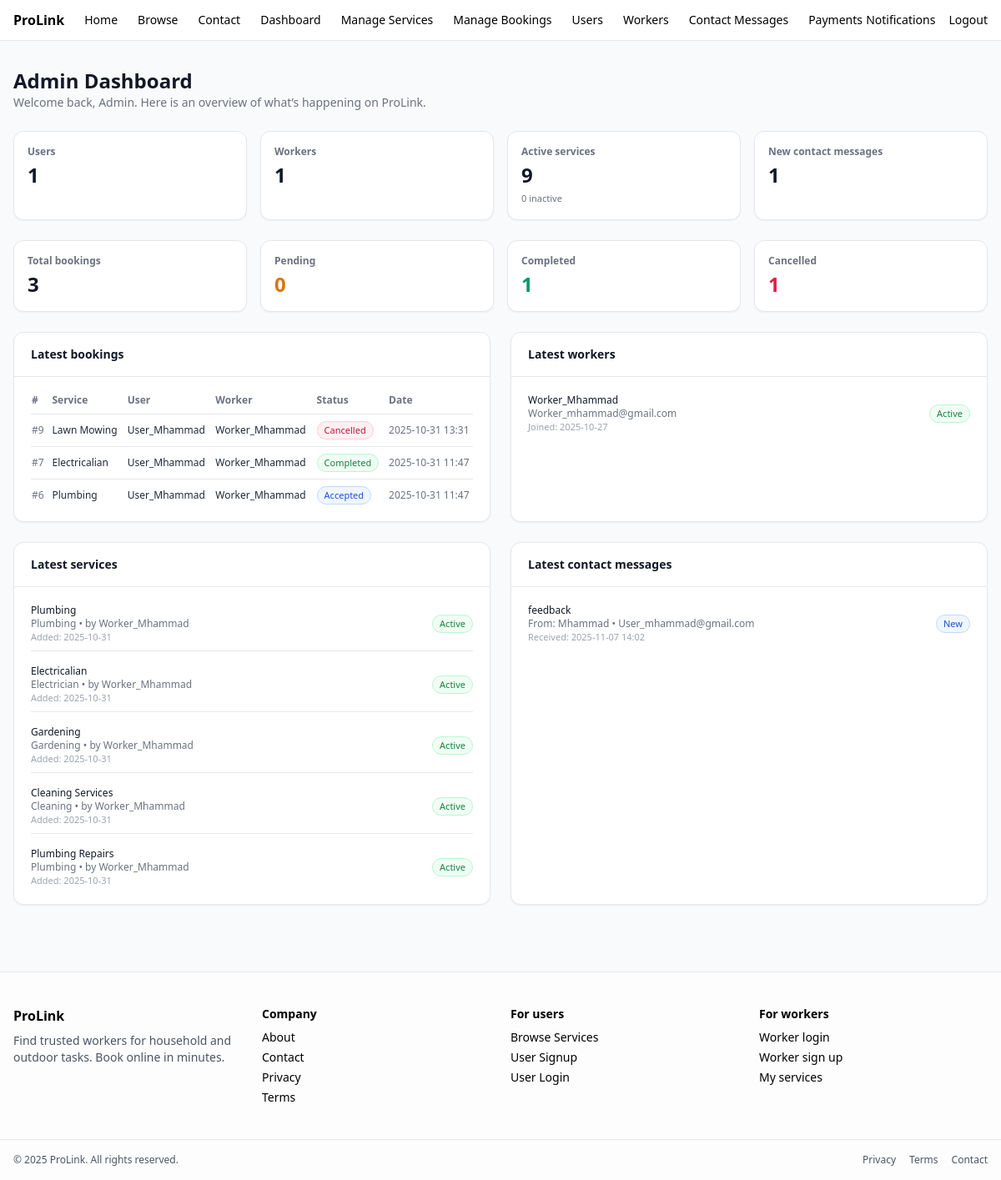
The app's page /dashboard/admin-dashboard.php (signed in), older data.
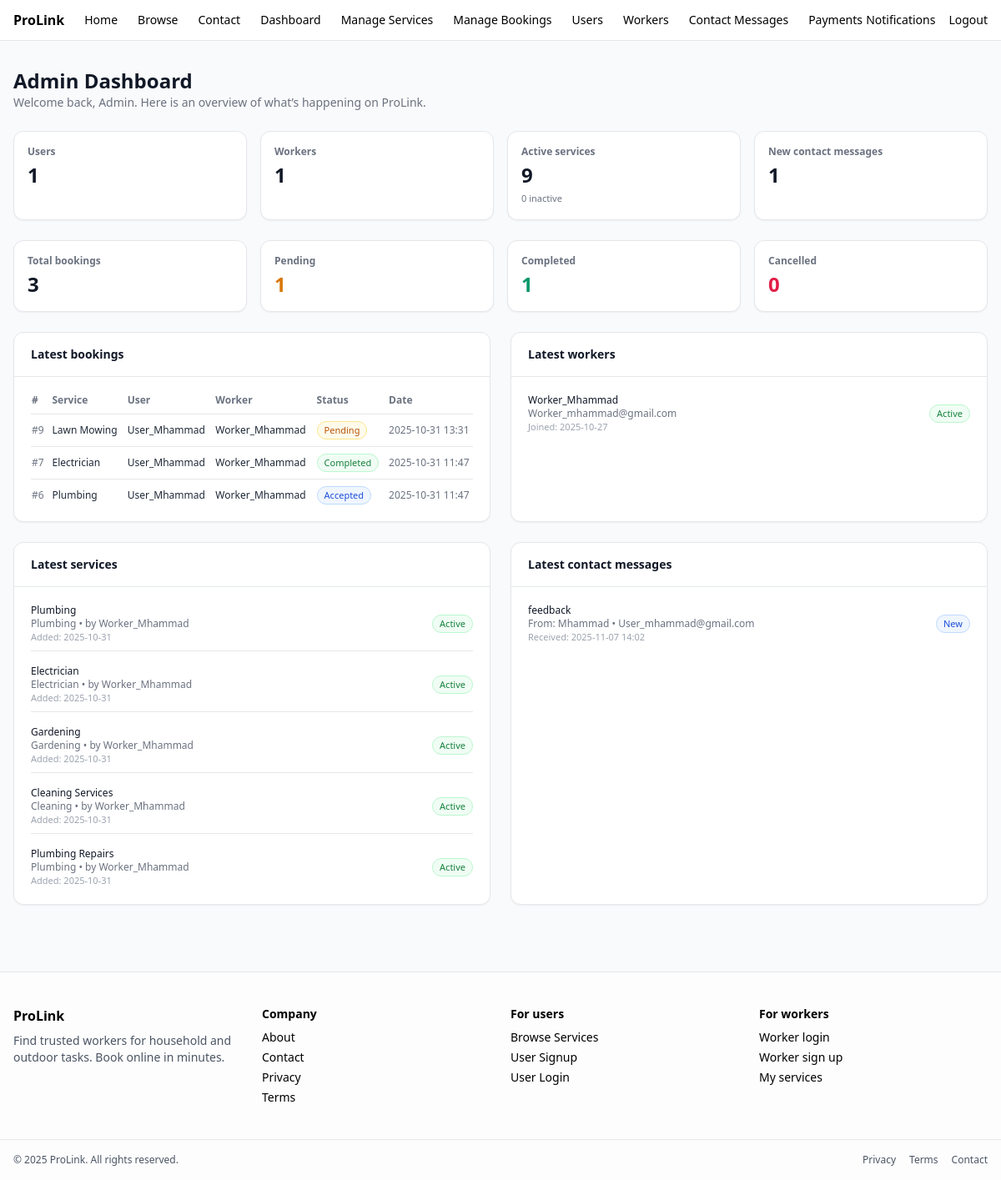
The same page, newer data.
### tables this page shows
CREATE TABLE `bookings` (
  `booking_id` int(11) NOT NULL,
  `user_id` int(11) NOT NULL,
  `worker_id` int(11) NOT NULL,
  `service_id` int(11) NOT NULL,
  `status` enum('pending','accepted','completed','cancelled') DEFAULT 'pending',
  `booking_date` timestamp NOT NULL DEFAULT current_timestamp(),
  `scheduled_at` datetime DEFAULT NULL,
  `notes` text DEFAULT NULL
);

CREATE TABLE `services` (
  `service_id` int(11) NOT NULL,
  `worker_id` int(11) NOT NULL,
  `title` varchar(150) NOT NULL,
  `description` text NOT NULL,
  `category` varchar(100) NOT NULL,
  `price` decimal(10,2) NOT NULL,
  `location` varchar(150) DEFAULT NULL,
  `status` enum('active','inactive') DEFAULT 'active',
  `created_at` timestamp NOT NULL DEFAULT current_timestamp()
);

CREATE TABLE `users` (
  `user_id` int(11) NOT NULL,
  `full_name` varchar(100) NOT NULL,
  `email` varchar(100) NOT NULL,
  `password` varchar(255) NOT NULL,
  `phone` varchar(20) DEFAULT NULL,
  `address` varchar(255) DEFAULT NULL,
  `profile_image` varchar(255) DEFAULT NULL,
  `created_at` timestamp NOT NULL DEFAULT current_timestamp()
);

CREATE TABLE `workers` (
  `worker_id` int(11) NOT NULL,
  `full_name` varchar(100) NOT NULL,
  `email` varchar(100) NOT NULL,
  `password` varchar(255) NOT NULL,
  `phone` varchar(20) DEFAULT NULL,
  `skill_category` varchar(100) DEFAULT NULL,
  `hourly_rate` decimal(10,2) DEFAULT NULL,
  `bio` text DEFAULT NULL,
  `rating` float DEFAULT 0,
  `created_at` timestamp NOT NULL DEFAULT current_timestamp(),
  `status` enum('active','inactive') DEFAULT 'active',
  `profile_image` varchar(255) DEFAULT NULL
);

### dashboard/admin-dashboard.php (the view, shortened to what the changed rows need)
<?php
if (!function_exists('h')) {
    function h($s) {
        return htmlspecialchars($s ?? '', ENT_QUOTES, 'UTF-8');
    }
}
function fetch_count(mysqli $conn, string $sql): int {
    $res = $conn->query($sql);
    if ($res && ($row = $res->fetch_assoc())) {
        return (int)($row['c'] ?? 0);
    }
    return 0;
}
$pendingBookings     = fetch_count($conn, "SELECT COUNT(*) AS c FROM bookings WHERE status = 'pending'");
$cancelledBookings   = fetch_count($conn, "SELECT COUNT(*) AS c FROM bookings WHERE status = 'cancelled'");
$latestBookings = [];
$sqlBookings = "
    SELECT
        b.booking_id,
        b.status,
        b.booking_date,
        u.full_name AS user_name,
        w.full_name AS worker_name,
        s.title      AS service_title
    FROM bookings b
    JOIN users   u ON b.user_id   = u.user_id
    JOIN workers w ON b.worker_id = w.worker_id
    JOIN services s ON b.service_id = s.service_id
    ORDER BY b.booking_date DESC
    LIMIT 5
";
if ($res = $conn->query($sqlBookings)) {
    while ($row = $res->fetch_assoc()) {
        $latestBookings[] = $row;
    }
}
$latestServices = [];
$sqlServices = "
    SELECT
        s.service_id,
        s.title,
        s.category,
        s.status,
        s.created_at,
        w.full_name AS worker_name
    FROM services s
    JOIN workers w ON s.worker_id = w.worker_id
    ORDER BY s.created_at DESC
    LIMIT 5
";
if ($res = $conn->query($sqlServices)) {
    while ($row = $res->fetch_assoc()) {
        $latestServices[] = $row;
    }
}
?>
<!DOCTYPE html>
<html lang="en">
<head>
  <script src="https://cdn.tailwindcss.com"></script>
</head>
<body class="bg-gray-50 min-h-screen">
  <div class="max-w-7xl mx-auto px-4 py-8 space-y-6">
    <div class="flex flex-col md:flex-row md:items-center md:justify-between gap-3">
      <div>
        <h1 class="text-2xl font-bold text-gray-900">Admin Dashboard</h1>
      </div>
    </div>
    <div class="grid grid-cols-1 md:grid-cols-4 gap-4">
      <div class="bg-white rounded-xl border shadow-sm px-4 py-4">
        <div class="text-xs font-semibold text-gray-500 mb-1">Pending</div>
        <div class="text-2xl font-bold text-amber-600"><?= $pendingBookings ?></div>
      </div>
      <div class="bg-white rounded-xl border shadow-sm px-4 py-4">
        <div class="text-xs font-semibold text-gray-500 mb-1">Cancelled</div>
        <div class="text-2xl font-bold text-rose-600"><?= $cancelledBookings ?></div>
      </div>
    </div>
    <div class="grid grid-cols-1 lg:grid-cols-2 gap-6">
      <div class="bg-white rounded-xl border shadow-sm">
        <div class="px-5 py-4 border-b flex items-center justify-between">
          <h2 class="text-sm font-semibold text-gray-900">Latest bookings</h2>
        </div>
        <div class="px-5 py-3">
          <?php if (empty($latestBookings)): ?>
            <p class="text-xs text-gray-500">No bookings yet.</p>
          <?php else: ?>
            <div class="overflow-x-auto">
              <table class="min-w-full text-xs">
                <thead class="text-gray-500">
                  <tr class="border-b">
                    <th class="text-left py-2 pr-2">#</th>
                    <th class="text-left py-2 pr-2">Service</th>
                    <th class="text-left py-2 pr-2">User</th>
                    <th class="text-left py-2 pr-2">Worker</th>
                    <th class="text-left py-2 pr-2">Status</th>
                    <th class="text-left py-2">Date</th>
                  </tr>
                </thead>
                <tbody class="text-gray-800">
                  <?php foreach ($latestBookings as $b): ?>
                    <tr class="border-b last:border-0">
                      <td class="py-2 pr-2 text-gray-500">#<?= h($b['booking_id']) ?></td>
                      <td class="py-2 pr-2"><?= h($b['service_title']) ?></td>
                      <td class="py-2 pr-2"><?= h($b['user_name']) ?></td>
                      <td class="py-2 pr-2"><?= h($b['worker_name']) ?></td>
                      <td class="py-2 pr-2">
                        <?php
                          $status = $b['status'];
                          $badgeClass = 'bg-gray-100 text-gray-700 border-gray-200';
                          if ($status === 'pending')   $badgeClass = 'bg-amber-50 text-amber-700 border-amber-200';
                          if ($status === 'accepted')  $badgeClass = 'bg-blue-50 text-blue-700 border-blue-200';
                          if ($status === 'completed') $badgeClass = 'bg-green-50 text-green-700 border-green-200';
                          if ($status === 'cancelled') $badgeClass = 'bg-rose-50 text-rose-700 border-rose-200';
                        ?>
                        <span class="inline-flex items-center px-2 py-0.5 rounded-full text-[11px] border <?= $badgeClass ?>">
                          <?= h(ucfirst($status)) ?>
                        </span>
                      </td>
                      <td class="py-2 text-gray-500">
                        <?= h(date('Y-m-d H:i', strtotime($b['booking_date']))) ?>
                      </td>
                    </tr>
                  <?php endforeach; ?>
                </tbody>
              </table>
            </div>
          <?php endif; ?>
        </div>
      </div>
      <div class="bg-white rounded-xl border shadow-sm">
        <div class="px-5 py-4 border-b flex items-center justify-between">
          <h2 class="text-sm font-semibold text-gray-900">Latest workers</h2>
        </div>
      </div>
    </div>
    <div class="grid grid-cols-1 lg:grid-cols-2 gap-6">
      <div class="bg-white rounded-xl border shadow-sm">
        <div class="px-5 py-4 border-b flex items-center justify-between">
          <h2 class="text-sm font-semibold text-gray-900">Latest services</h2>
        </div>
        <div class="px-5 py-3">
          <?php if (empty($latestServices)): ?>
            <p class="text-xs text-gray-500">No services yet.</p>
          <?php else: ?>
            <ul class="space-y-2 text-xs">
              <?php foreach ($latestServices as $s): ?>
                <li class="border-b last:border-0 py-2">
                  <div class="flex items-center justify-between">
                    <div>
                      <div class="font-medium text-gray-900"><?= h($s['title']) ?></div>
                      <div class="text-gray-500">
                        <?= h($s['category']) ?> • by <?= h($s['worker_name']) ?>
                      </div>
                      <div class="text-[11px] text-gray-400">
                        Added: <?= h(date('Y-m-d', strtotime($s['created_at']))) ?>
                      </div>
                    </div>
                    <span class="inline-flex items-center px-2 py-0.5 rounded-full text-[11px] border
                      <?= $s['status'] === 'active'
                          ? 'bg-green-50 text-green-700 border-green-200'
                          : 'bg-amber-50 text-amber-700 border-amber-200' ?>">
                      <?= h(ucfirst($s['status'])) ?>
                    </span>
                  </div>
                </li>
              <?php endforeach; ?>
            </ul>
          <?php endif; ?>
        </div>
      </div>
      <div class="bg-white rounded-xl border shadow-sm">
        <div class="px-5 py-4 border-b flex items-center justify-between">
          <h2 class="text-sm font-semibold text-gray-900">Latest contact messages</h2>
        </div>
      </div>
    </div>
  </div>
</body>
</html>

Row changes from the older to the newer data that the page shows:
changed bookings "Lawn Mowing": status "Cancelled" → "Pending"
changed through a linked row, bookings "Completed": service.title "Electricalian" → "Electrician"
changed services "Electrician": title "Electricalian" → "Electrician"
Text that changed along with them:
$pendingBookings: "0" → "1"
$cancelledBookings: "1" → "0"
